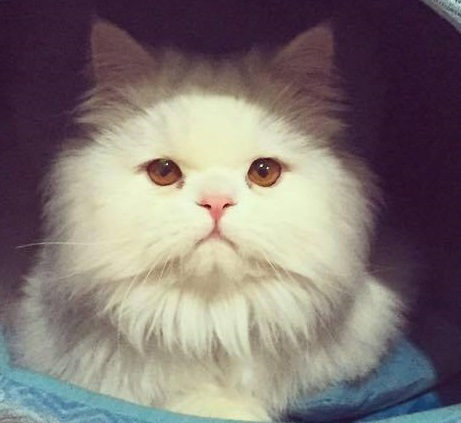
#> input picture 04-Hybrid/Answers/Imgs/cat.jpg, 461 x 423 px, found by its file name
$ python blending.py   (Python 2 division)
#> lines starting #> are read from the running program, lines starting #| are printed output that depends on the picture
import cv2
import numpy as np,sys
import os

image1 = os.getcwd() + '/Imgs/cat.jpg'
image2 = os.getcwd() + '/Imgs/baby.jpg'

A = cv2.imread(image1,0)
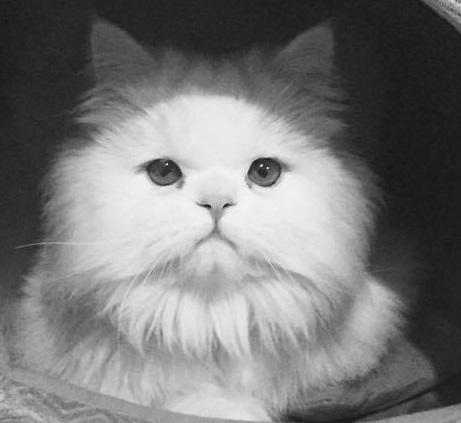
#> A: shape (423, 461); min 20, max 251, mean 120.6
B = cv2.imread(image2,0)
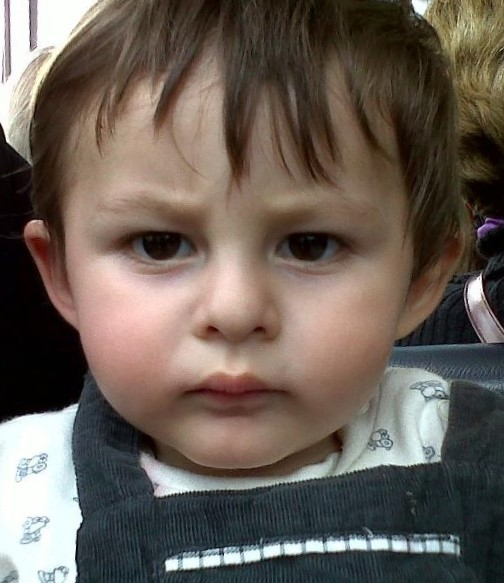
#> input picture 04-Hybrid/Answers/Imgs/baby.jpg, 504 x 583 px, found by its file name
#> B: shape (583, 504); min 0, max 255, mean 97.1

x,y = 500,500

A = cv2.resize(A, (x,y))
#> A: shape (500, 500)
B = cv2.resize(B, (x,y))
#> B: shape (500, 500)

# generate Gaussian pyramid for A
G = A.copy()
gpA = [G]
for i in xrange(4):
    G = cv2.pyrDown(G)
    gpA.append(G)
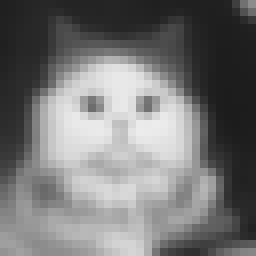
#> G: shape (32, 32) (shown 8 times larger); min 28, max 236, mean 118
#> after the loop, gpA = 5 items

# generate Gaussian pyramid for B
G = B.copy()
gpB = [G]
for i in xrange(4):
    G = cv2.pyrDown(G)
    gpB.append(G)
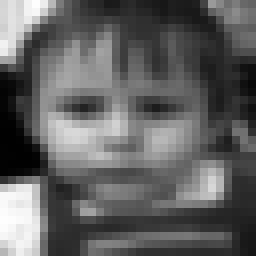
#> G: shape (32, 32) (shown 8 times larger); min 1, max 254, mean 96.9
#> after the loop, gpB = 5 items

# generate Laplacian Pyramid for A
lpA = [gpA[4]]
for i in xrange(4,0,-1):
    GE = cv2.pyrUp(gpA[i])
    L = cv2.subtract(cv2.resize(gpA[i-1],GE.shape),GE)
    lpA.append(L)
#> this loop made 4 passes
#> pass 1, `L = cv2.subtract(cv2.resize(gpA[i-1],GE.shape),GE)`:
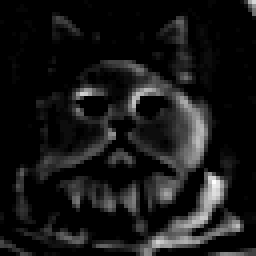
#> L: shape (64, 64) (shown 4 times larger); min 0, max 39, mean 3.6; drawn with min black and max white
#> after the loop, lpA = 5 items

# generate Laplacian Pyramid for B
lpB = [gpB[4]]
for i in xrange(4,0,-1):
    GE = cv2.pyrUp(gpB[i])
    L = cv2.subtract(cv2.resize(gpB[i-1],GE.shape),GE)
    lpB.append(L)
#> after the loop, lpB = 5 items

# Now add left and right halves of images in each level
LS = []
for la,lb in zip(lpA,lpB):
    rows,cols = la.shape
    ls = np.hstack((la[:,0:cols/2], lb[:,cols/2:]))
    LS.append(ls)
#> this loop made 5 passes
#> (rows, cols) on passes 1 to 5: (32, 32), (64, 64), (126, 126), (250, 250), (500, 500)
#> pass 3, `ls = np.hstack((la[:,0:cols/2], lb[:,cols/2:]))`:
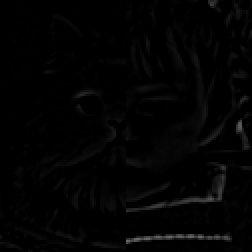
#> ls: shape (126, 126) (shown 2 times larger); min 0, max 104, mean 3
#> after the loop, LS = 5 items

# now reconstruct
ls_ = LS[0]
for i in xrange(1,4):
    ls_ = cv2.pyrUp(ls_)
    ls_ = cv2.add(ls_, cv2.resize(LS[i],ls_.shape))

# image with direct connecting each half
real = np.hstack((A[:,:cols/2],B[:,cols/2:]))
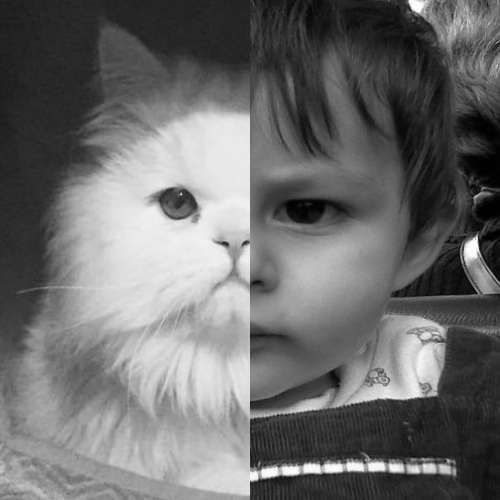
#> real: shape (500, 500); min 0, max 254, mean 108

cv2.imwrite('Pyramid_blending2.jpg',ls_)
cv2.imwrite('Direct_blending.jpg',real)
